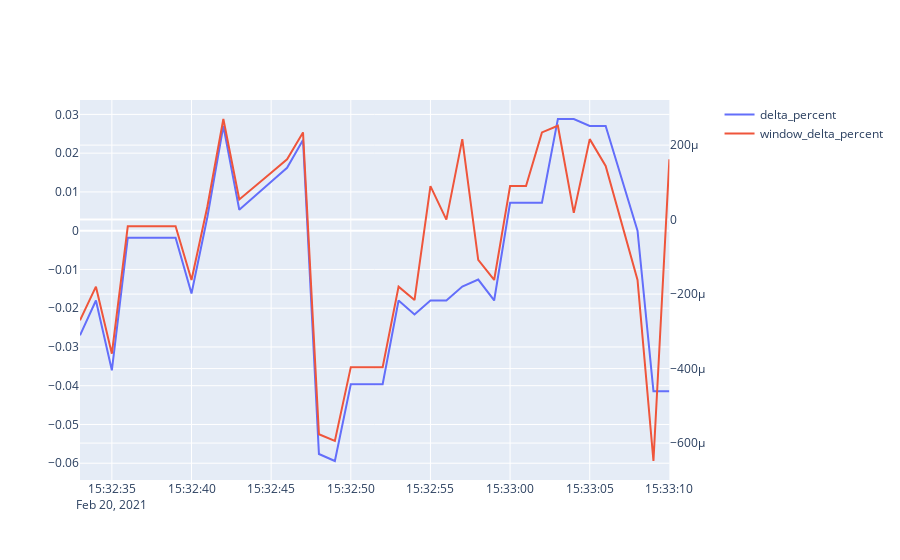

Source (notebook cell):
### Code cell
# df = df.reset_index()
# df = df.set_index(['date','symbol'])
# for (index, row) in df.iterrows(): 
#     print(index, len(row))
from plotly.subplots import make_subplots

# Create figure with secondary y-axis
fig = make_subplots(specs=[[{"secondary_y": True}]])



# fig = go.Figure()
fig.add_trace(go.Scatter(x=df['date'], y=df['delta_percent'],
                    mode='lines',
                    name='delta_percent',
                        ),
                  secondary_y=False
             )
fig.add_trace(go.Scatter(x=df['date'], y=df['window_delta_percent'],
                    mode='lines',
                    name='window_delta_percent',
                        ),
               secondary_y=True,
             )
# fig.add_trace(go.Scatter(x=random_x, y=random_y2,
#                     mode='markers', name='markers'))

fig.show()
